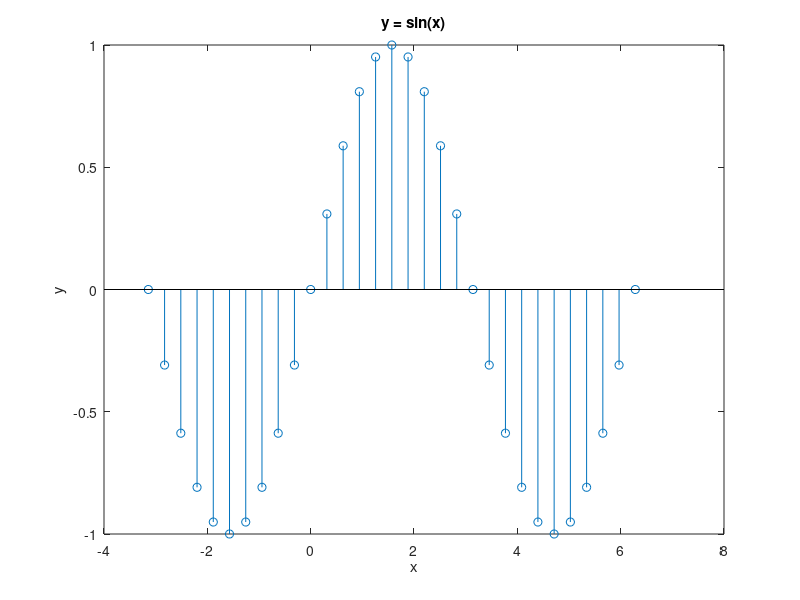

The MATLAB source for this figure: (Note: this script raises an error after producing the figure.)
clc
clear all
close all

x=-pi:pi/10:2*pi;
y=sin(x);

figure;
stem(x,y)
xlabel('x');
ylabel('y');
title(' y = sin(x) ');

%% d= 2

I=imread('cameraman.tif');
figure;
imshow(I);